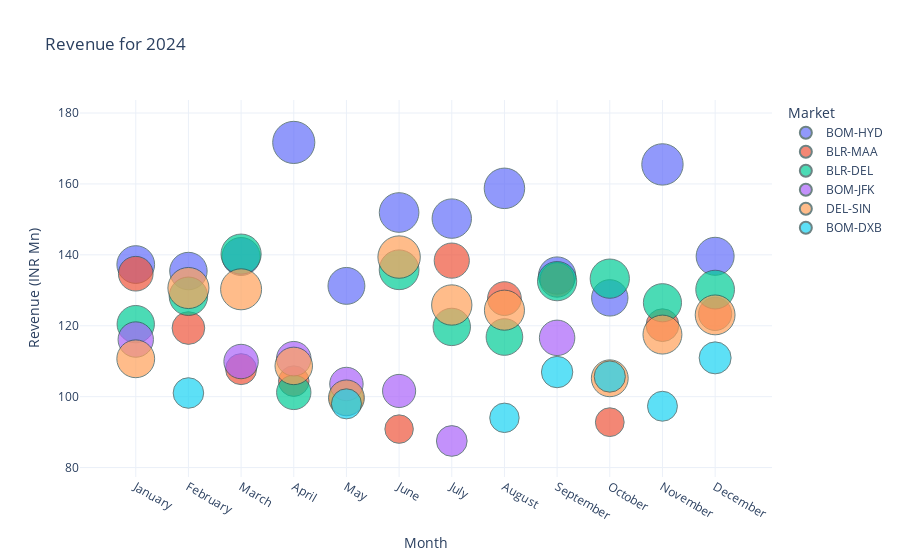

Source (notebook cell):
### Code cell
#Top 5 routes by revenue for each month in 2024 with ASK as size of the bubble
fig=px.scatter(top_markets, x="Month_Name", y="Revenue (INR Mn)",
               color="Market", 
               title="Revenue for 2024",
                size="ASK (Mn km)",
                size_max=30
               )
fig.update_traces(marker=dict(line=dict(width=1, color='DarkSlateGrey')))
fig.update_layout(
    xaxis_title="Month",
    yaxis_title="Revenue (INR Mn)",
    legend_title="Market",
    template="plotly_white"
)
fig.show()

### Figure 1 — Plotly figure (JSON) as saved in the notebook; plotly's stock layout.template omitted (floating-point values rounded to 4 significant figures)
{"data": [{"hovertemplate": "Market=BOM-HYD<br>Month_Name=%{x}<br>Revenue (INR Mn)=%{y}<br>ASK (Mn km)=%{marker.size}<extra></extra>", "legendgroup": "BOM-HYD", "marker": {"color": "#636efa", "line": {"color": "DarkSlateGrey", "width": 1}, "size": [32.42, 31.96, 32.93, 40.5, 31.0, 35.81, 35.4, 37.4, 31.64, 30.18, 39.0, 32.92], "sizemode": "area", "sizeref": 0.04559, "symbol": "circle"}, "mode": "markers", "name": "BOM-HYD", "orientation": "v", "showlegend": true, "type": "scatter", "x": ["January", "February", "March", "April", "May", "June", "July", "August", "September", "October", "November", "December"], "xaxis": "x", "y": [137.3, 135.4, 139.5, 171.7, 131.2, 151.9, 150.2, 158.8, 134.2, 127.9, 165.5, 139.6], "yaxis": "y"}, {"hovertemplate": "Market=BLR-MAA<br>Month_Name=%{x}<br>Revenue (INR Mn)=%{y}<br>ASK (Mn km)=%{marker.size}<extra></extra>", "legendgroup": "BLR-MAA", "marker": {"color": "#EF553B", "line": {"color": "DarkSlateGrey", "width": 1}, "size": [27.42, 24.3, 21.94, 21.25, 18.5, 28.17, 25.99, 27.06, 18.89, 24.46, 25.11], "sizemode": "area", "sizeref": 0.04559, "symbol": "circle"}, "mode": "markers", "name": "BLR-MAA", "orientation": "v", "showlegend": true, "type": "scatter", "x": ["January", "February", "March", "April", "June", "July", "August", "September", "October", "November", "December"], "xaxis": "x", "y": [134.7, 119.3, 107.8, 104.4, 90.85, 138.4, 127.7, 132.9, 92.8, 120.2, 123.3], "yaxis": "y"}, {"hovertemplate": "Market=BLR-DEL<br>Month_Name=%{x}<br>Revenue (INR Mn)=%{y}<br>ASK (Mn km)=%{marker.size}<extra></extra>", "legendgroup": "BLR-DEL", "marker": {"color": "#00cc96", "line": {"color": "DarkSlateGrey", "width": 1}, "size": [31.78, 33.67, 36.73, 26.91, 26.46, 36.01, 31.87, 30.59, 35.11, 35.12, 33.2, 34.17], "sizemode": "area", "sizeref": 0.04559, "symbol": "circle"}, "mode": "markers", "name": "BLR-DEL", "orientation": "v", "showlegend": true, "type": "scatter", "x": ["January", "February", "March", "April", "May", "June", "July", "August", "September", "October", "November", "December"], "xaxis": "x", "y": [120.4, 128.3, 140.2, 101.2, 99.6, 135.8, 119.7, 116.8, 132.6, 133.3, 126.5, 130.2], "yaxis": "y"}, {"hovertemplate": "Market=BOM-JFK<br>Month_Name=%{x}<br>Revenue (INR Mn)=%{y}<br>ASK (Mn km)=%{marker.size}<extra></extra>", "legendgroup": "BOM-JFK", "marker": {"color": "#ab63fa", "line": {"color": "DarkSlateGrey", "width": 1}, "size": [28.55, 27.03, 27.22, 25.47, 24.99, 21.52, 28.67], "sizemode": "area", "sizeref": 0.04559, "symbol": "circle"}, "mode": "markers", "name": "BOM-JFK", "orientation": "v", "showlegend": true, "type": "scatter", "x": ["January", "March", "April", "May", "June", "July", "September"], "xaxis": "x", "y": [116.1, 109.9, 110.7, 103.6, 101.6, 87.5, 116.6], "yaxis": "y"}, {"hovertemplate": "Market=DEL-SIN<br>Month_Name=%{x}<br>Revenue (INR Mn)=%{y}<br>ASK (Mn km)=%{marker.size}<extra></extra>", "legendgroup": "DEL-SIN", "marker": {"color": "#FFA15A", "line": {"color": "DarkSlateGrey", "width": 1}, "size": [32.62, 38.47, 38.34, 32.05, 29.38, 41.03, 37.07, 36.62, 30.97, 34.58, 36.19], "sizemode": "area", "sizeref": 0.04559, "symbol": "circle"}, "mode": "markers", "name": "DEL-SIN", "orientation": "v", "showlegend": true, "type": "scatter", "x": ["January", "February", "March", "April", "May", "June", "July", "August", "October", "November", "December"], "xaxis": "x", "y": [110.7, 130.6, 130.3, 108.7, 99.65, 139.4, 125.8, 124.4, 105.2, 117.5, 123.1], "yaxis": "y"}, {"hovertemplate": "Market=BOM-DXB<br>Month_Name=%{x}<br>Revenue (INR Mn)=%{y}<br>ASK (Mn km)=%{marker.size}<extra></extra>", "legendgroup": "BOM-DXB", "marker": {"color": "#19d3f3", "line": {"color": "DarkSlateGrey", "width": 1}, "size": [21.25, 20.6, 19.77, 22.49, 22.22, 20.46, 23.33], "sizemode": "area", "sizeref": 0.04559, "symbol": "circle"}, "mode": "markers", "name": "BOM-DXB", "orientation": "v", "showlegend": true, "type": "scatter", "x": ["February", "May", "August", "September", "October", "November", "December"], "xaxis": "x", "y": [101.0, 97.97, 94.03, 106.9, 105.7, 97.3, 110.9], "yaxis": "y"}], "layout": {"legend": {"itemsizing": "constant", "title": {"text": "Market"}, "tracegroupgap": 0}, "title": {"text": "Revenue for 2024"}, "xaxis": {"anchor": "y", "domain": [0, 1], "title": {"text": "Month"}}, "yaxis": {"anchor": "x", "domain": [0, 1], "title": {"text": "Revenue (INR Mn)"}}}}
